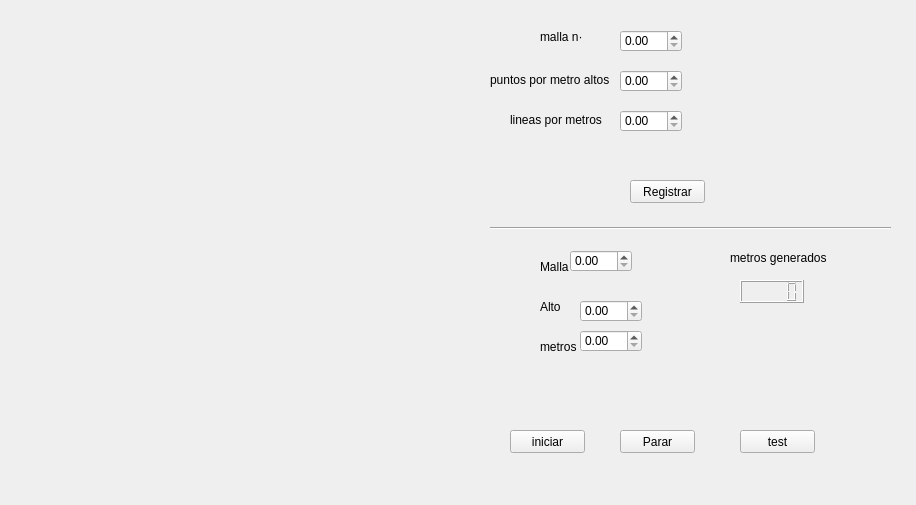
<?xml version="1.0" encoding="UTF-8"?>
<ui version="4.0">
 <class>Form</class>
 <widget class="QWidget" name="Form">
  <property name="geometry">
   <rect>
    <x>0</x>
    <y>0</y>
    <width>916</width>
    <height>505</height>
   </rect>
  </property>
  <property name="windowTitle">
   <string>Form</string>
  </property>
  <widget class="Line" name="line">
   <property name="geometry">
    <rect>
     <x>490</x>
     <y>220</y>
     <width>401</width>
     <height>16</height>
    </rect>
   </property>
   <property name="orientation">
    <enum>Qt::Horizontal</enum>
   </property>
  </widget>
  <widget class="QPushButton" name="iniciar">
   <property name="geometry">
    <rect>
     <x>510</x>
     <y>430</y>
     <width>75</width>
     <height>23</height>
    </rect>
   </property>
   <property name="mouseTracking">
    <bool>true</bool>
   </property>
   <property name="tabletTracking">
    <bool>true</bool>
   </property>
   <property name="text">
    <string>iniciar</string>
   </property>
  </widget>
  <widget class="QPushButton" name="parar">
   <property name="geometry">
    <rect>
     <x>620</x>
     <y>430</y>
     <width>75</width>
     <height>23</height>
    </rect>
   </property>
   <property name="text">
    <string>Parar</string>
   </property>
  </widget>
  <widget class="QPushButton" name="test">
   <property name="geometry">
    <rect>
     <x>740</x>
     <y>430</y>
     <width>75</width>
     <height>23</height>
    </rect>
   </property>
   <property name="text">
    <string>test</string>
   </property>
  </widget>
  <widget class="QLabel" name="label">
   <property name="geometry">
    <rect>
     <x>540</x>
     <y>260</y>
     <width>47</width>
     <height>13</height>
    </rect>
   </property>
   <property name="text">
    <string>Malla</string>
   </property>
  </widget>
  <widget class="QLabel" name="label_2">
   <property name="geometry">
    <rect>
     <x>540</x>
     <y>300</y>
     <width>47</width>
     <height>13</height>
    </rect>
   </property>
   <property name="text">
    <string>Alto</string>
   </property>
  </widget>
  <widget class="QLabel" name="label_3">
   <property name="geometry">
    <rect>
     <x>540</x>
     <y>340</y>
     <width>47</width>
     <height>13</height>
    </rect>
   </property>
   <property name="text">
    <string>metros</string>
   </property>
  </widget>
  <widget class="QDoubleSpinBox" name="alto">
   <property name="geometry">
    <rect>
     <x>580</x>
     <y>300</y>
     <width>62</width>
     <height>22</height>
    </rect>
   </property>
  </widget>
  <widget class="QDoubleSpinBox" name="metros">
   <property name="geometry">
    <rect>
     <x>580</x>
     <y>330</y>
     <width>62</width>
     <height>22</height>
    </rect>
   </property>
  </widget>
  <widget class="QDoubleSpinBox" name="malla">
   <property name="geometry">
    <rect>
     <x>570</x>
     <y>250</y>
     <width>62</width>
     <height>22</height>
    </rect>
   </property>
  </widget>
  <widget class="QLabel" name="label_4">
   <property name="geometry">
    <rect>
     <x>730</x>
     <y>250</y>
     <width>151</width>
     <height>16</height>
    </rect>
   </property>
   <property name="text">
    <string>metros generados</string>
   </property>
  </widget>
  <widget class="QLCDNumber" name="lcdNumber">
   <property name="geometry">
    <rect>
     <x>740</x>
     <y>280</y>
     <width>64</width>
     <height>23</height>
    </rect>
   </property>
  </widget>
  <widget class="QPushButton" name="registrar">
   <property name="geometry">
    <rect>
     <x>630</x>
     <y>180</y>
     <width>75</width>
     <height>23</height>
    </rect>
   </property>
   <property name="text">
    <string>Registrar</string>
   </property>
  </widget>
  <widget class="QDoubleSpinBox" name="nmalla">
   <property name="geometry">
    <rect>
     <x>620</x>
     <y>30</y>
     <width>62</width>
     <height>22</height>
    </rect>
   </property>
  </widget>
  <widget class="QDoubleSpinBox" name="puntalto">
   <property name="geometry">
    <rect>
     <x>620</x>
     <y>70</y>
     <width>62</width>
     <height>22</height>
    </rect>
   </property>
  </widget>
  <widget class="QDoubleSpinBox" name="lmetros">
   <property name="geometry">
    <rect>
     <x>620</x>
     <y>110</y>
     <width>62</width>
     <height>22</height>
    </rect>
   </property>
  </widget>
  <widget class="QLabel" name="label_5">
   <property name="geometry">
    <rect>
     <x>540</x>
     <y>30</y>
     <width>47</width>
     <height>13</height>
    </rect>
   </property>
   <property name="text">
    <string>malla n·</string>
   </property>
  </widget>
  <widget class="QLabel" name="label_6">
   <property name="geometry">
    <rect>
     <x>490</x>
     <y>70</y>
     <width>121</width>
     <height>20</height>
    </rect>
   </property>
   <property name="text">
    <string>puntos por metro altos</string>
   </property>
  </widget>
  <widget class="QLabel" name="label_7">
   <property name="geometry">
    <rect>
     <x>510</x>
     <y>110</y>
     <width>101</width>
     <height>20</height>
    </rect>
   </property>
   <property name="text">
    <string>lineas por metros</string>
   </property>
  </widget>
  <widget class="QLabel" name="label_8">
   <property name="geometry">
    <rect>
     <x>10</x>
     <y>20</y>
     <width>471</width>
     <height>441</height>
    </rect>
   </property>
   <property name="maximumSize">
    <size>
     <width>6777203</width>
     <height>16777215</height>
    </size>
   </property>
   <property name="text">
    <string/>
   </property>
   <property name="textFormat">
    <enum>Qt::PlainText</enum>
   </property>
   <property name="pixmap">
    <pixmap>./305608827_581445907092574_4823254467256128880_n.jpg</pixmap>
   </property>
   <property name="margin">
    <number>-54</number>
   </property>
   <property name="indent">
    <number>-1</number>
   </property>
  </widget>
  <zorder>label_8</zorder>
  <zorder>line</zorder>
  <zorder>iniciar</zorder>
  <zorder>parar</zorder>
  <zorder>test</zorder>
  <zorder>label</zorder>
  <zorder>label_2</zorder>
  <zorder>label_3</zorder>
  <zorder>alto</zorder>
  <zorder>metros</zorder>
  <zorder>malla</zorder>
  <zorder>label_4</zorder>
  <zorder>lcdNumber</zorder>
  <zorder>registrar</zorder>
  <zorder>nmalla</zorder>
  <zorder>puntalto</zorder>
  <zorder>lmetros</zorder>
  <zorder>label_5</zorder>
  <zorder>label_6</zorder>
  <zorder>label_7</zorder>
 </widget>
 <resources/>
 <connections/>
</ui>
